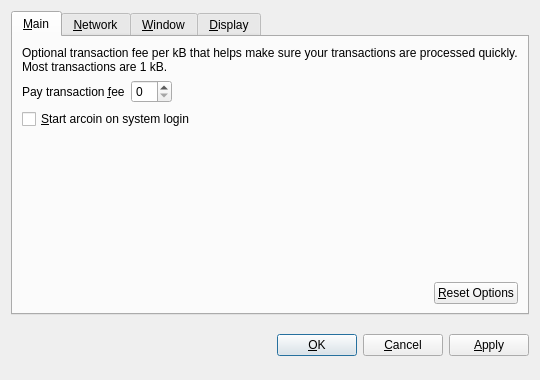
<?xml version="1.0" encoding="UTF-8"?>
<ui version="4.0">
 <class>OptionsDialog</class>
 <widget class="QDialog" name="OptionsDialog">
  <property name="geometry">
   <rect>
    <x>0</x>
    <y>0</y>
    <width>540</width>
    <height>380</height>
   </rect>
  </property>
  <property name="windowTitle">
   <string>Options</string>
  </property>
  <property name="modal">
   <bool>true</bool>
  </property>
  <layout class="QVBoxLayout" name="verticalLayout">
   <item>
    <widget class="QTabWidget" name="tabWidget">
     <property name="tabPosition">
      <enum>QTabWidget::North</enum>
     </property>
     <property name="currentIndex">
      <number>0</number>
     </property>
     <widget class="QWidget" name="tabMain">
      <attribute name="title">
       <string>&amp;Main</string>
      </attribute>
      <layout class="QVBoxLayout" name="verticalLayout_Main">
       <item>
        <widget class="QLabel" name="transactionFeeInfoLabel">
         <property name="text">
          <string>Optional transaction fee per kB that helps make sure your transactions are processed quickly. Most transactions are 1 kB.</string>
         </property>
         <property name="textFormat">
          <enum>Qt::PlainText</enum>
         </property>
         <property name="wordWrap">
          <bool>true</bool>
         </property>
        </widget>
       </item>
       <item>
        <layout class="QHBoxLayout" name="horizontalLayout_1_Main">
         <item>
          <widget class="QLabel" name="transactionFeeLabel">
           <property name="text">
            <string>Pay transaction &amp;fee</string>
           </property>
           <property name="textFormat">
            <enum>Qt::PlainText</enum>
           </property>
           <property name="buddy">
            <cstring>transactionFee</cstring>
           </property>
          </widget>
         </item>
         <item>
          <widget class="BitcoinAmountField" name="transactionFee"/>
         </item>
         <item>
          <spacer name="horizontalSpacer_1_Main">
           <property name="orientation">
            <enum>Qt::Horizontal</enum>
           </property>
           <property name="sizeHint" stdset="0">
            <size>
             <width>40</width>
             <height>20</height>
            </size>
           </property>
          </spacer>
         </item>
        </layout>
       </item>
       <item>
        <widget class="QCheckBox" name="bitcoinAtStartup">
         <property name="toolTip">
          <string>Automatically start arcoin after logging in to the system.</string>
         </property>
         <property name="text">
          <string>&amp;Start arcoin on system login</string>
         </property>
        </widget>
       </item>
       <item>
        <spacer name="verticalSpacer_Main">
         <property name="orientation">
          <enum>Qt::Vertical</enum>
         </property>
         <property name="sizeHint" stdset="0">
          <size>
           <width>20</width>
           <height>40</height>
          </size>
         </property>
        </spacer>
       </item>
       <item>
        <layout class="QHBoxLayout" name="horizontalLayout_2_Main">
         <item>
          <spacer name="horizontalSpacer_2_Main">
           <property name="orientation">
            <enum>Qt::Horizontal</enum>
           </property>
           <property name="sizeHint" stdset="0">
            <size>
             <width>40</width>
             <height>20</height>
            </size>
           </property>
          </spacer>
         </item>
         <item>
          <widget class="QPushButton" name="resetButton">
           <property name="toolTip">
            <string>Reset all client options to default.</string>
           </property>
           <property name="text">
            <string>&amp;Reset Options</string>
           </property>
           <property name="autoDefault">
            <bool>false</bool>
           </property>
          </widget>
         </item>
        </layout>
       </item>
      </layout>
     </widget>
     <widget class="QWidget" name="tabNetwork">
      <attribute name="title">
       <string>&amp;Network</string>
      </attribute>
      <layout class="QVBoxLayout" name="verticalLayout_Network">
       <item>
        <widget class="QCheckBox" name="mapPortUpnp">
         <property name="toolTip">
          <string>Automatically open the arcoin client port on the router. This only works when your router supports UPnP and it is enabled.</string>
         </property>
         <property name="text">
          <string>Map port using &amp;UPnP</string>
         </property>
        </widget>
       </item>
       <item>
        <widget class="QCheckBox" name="connectSocks">
         <property name="toolTip">
          <string>Connect to the arcoin network through a SOCKS proxy (e.g. when connecting through Tor).</string>
         </property>
         <property name="text">
          <string>&amp;Connect through SOCKS proxy:</string>
         </property>
        </widget>
       </item>
       <item>
        <layout class="QHBoxLayout" name="horizontalLayout_Network">
         <item>
          <widget class="QLabel" name="proxyIpLabel">
           <property name="text">
            <string>Proxy &amp;IP:</string>
           </property>
           <property name="textFormat">
            <enum>Qt::PlainText</enum>
           </property>
           <property name="buddy">
            <cstring>proxyIp</cstring>
           </property>
          </widget>
         </item>
         <item>
          <widget class="QValidatedLineEdit" name="proxyIp">
           <property name="maximumSize">
            <size>
             <width>140</width>
             <height>16777215</height>
            </size>
           </property>
           <property name="toolTip">
            <string>IP address of the proxy (e.g. 127.0.0.1)</string>
           </property>
          </widget>
         </item>
         <item>
          <widget class="QLabel" name="proxyPortLabel">
           <property name="text">
            <string>&amp;Port:</string>
           </property>
           <property name="textFormat">
            <enum>Qt::PlainText</enum>
           </property>
           <property name="buddy">
            <cstring>proxyPort</cstring>
           </property>
          </widget>
         </item>
         <item>
          <widget class="QLineEdit" name="proxyPort">
           <property name="maximumSize">
            <size>
             <width>55</width>
             <height>16777215</height>
            </size>
           </property>
           <property name="toolTip">
            <string>Port of the proxy (e.g. 9050)</string>
           </property>
          </widget>
         </item>
         <item>
          <widget class="QLabel" name="socksVersionLabel">
           <property name="text">
            <string>SOCKS &amp;Version:</string>
           </property>
           <property name="textFormat">
            <enum>Qt::PlainText</enum>
           </property>
           <property name="buddy">
            <cstring>socksVersion</cstring>
           </property>
          </widget>
         </item>
         <item>
          <widget class="QValueComboBox" name="socksVersion">
           <property name="toolTip">
            <string>SOCKS version of the proxy (e.g. 5)</string>
           </property>
          </widget>
         </item>
         <item>
          <spacer name="horizontalSpacer_Network">
           <property name="orientation">
            <enum>Qt::Horizontal</enum>
           </property>
           <property name="sizeHint" stdset="0">
            <size>
             <width>40</width>
             <height>20</height>
            </size>
           </property>
          </spacer>
         </item>
        </layout>
       </item>
       <item>
        <spacer name="verticalSpacer_Network">
         <property name="orientation">
          <enum>Qt::Vertical</enum>
         </property>
         <property name="sizeHint" stdset="0">
          <size>
           <width>20</width>
           <height>40</height>
          </size>
         </property>
        </spacer>
       </item>
      </layout>
     </widget>
     <widget class="QWidget" name="tabWindow">
      <attribute name="title">
       <string>&amp;Window</string>
      </attribute>
      <layout class="QVBoxLayout" name="verticalLayout_Window">
       <item>
        <widget class="QCheckBox" name="minimizeToTray">
         <property name="toolTip">
          <string>Show only a tray icon after minimizing the window.</string>
         </property>
         <property name="text">
          <string>&amp;Minimize to the tray instead of the taskbar</string>
         </property>
        </widget>
       </item>
       <item>
        <widget class="QCheckBox" name="minimizeOnClose">
         <property name="toolTip">
          <string>Minimize instead of exit the application when the window is closed. When this option is enabled, the application will be closed only after selecting Quit in the menu.</string>
         </property>
         <property name="text">
          <string>M&amp;inimize on close</string>
         </property>
        </widget>
       </item>
       <item>
        <spacer name="verticalSpacer_Window">
         <property name="orientation">
          <enum>Qt::Vertical</enum>
         </property>
         <property name="sizeHint" stdset="0">
          <size>
           <width>20</width>
           <height>40</height>
          </size>
         </property>
        </spacer>
       </item>
      </layout>
     </widget>
     <widget class="QWidget" name="tabDisplay">
      <attribute name="title">
       <string>&amp;Display</string>
      </attribute>
      <layout class="QVBoxLayout" name="verticalLayout_Display">
       <item>
        <layout class="QHBoxLayout" name="horizontalLayout_1_Display">
         <item>
          <widget class="QLabel" name="langLabel">
           <property name="text">
            <string>User Interface &amp;language:</string>
           </property>
           <property name="textFormat">
            <enum>Qt::PlainText</enum>
           </property>
           <property name="buddy">
            <cstring>lang</cstring>
           </property>
          </widget>
         </item>
         <item>
          <widget class="QValueComboBox" name="lang">
           <property name="toolTip">
            <string>The user interface language can be set here. This setting will take effect after restarting arcoin.</string>
           </property>
          </widget>
         </item>
        </layout>
       </item>
       <item>
        <layout class="QHBoxLayout" name="horizontalLayout_2_Display">
         <item>
          <widget class="QLabel" name="unitLabel">
           <property name="text">
            <string>&amp;Unit to show amounts in:</string>
           </property>
           <property name="textFormat">
            <enum>Qt::PlainText</enum>
           </property>
           <property name="buddy">
            <cstring>unit</cstring>
           </property>
          </widget>
         </item>
         <item>
          <widget class="QValueComboBox" name="unit">
           <property name="toolTip">
            <string>Choose the default subdivision unit to show in the interface and when sending coins.</string>
           </property>
          </widget>
         </item>
        </layout>
       </item>
       <item>
        <widget class="QCheckBox" name="displayAddresses">
         <property name="toolTip">
          <string>Whether to show arcoin addresses in the transaction list or not.</string>
         </property>
         <property name="text">
          <string>&amp;Display addresses in transaction list</string>
         </property>
        </widget>
       </item>
       <item>
        <spacer name="verticalSpacer_Display">
         <property name="orientation">
          <enum>Qt::Vertical</enum>
         </property>
         <property name="sizeHint" stdset="0">
          <size>
           <width>20</width>
           <height>40</height>
          </size>
         </property>
        </spacer>
       </item>
      </layout>
     </widget>
    </widget>
   </item>
   <item>
    <layout class="QHBoxLayout" name="horizontalLayout_Buttons">
     <item>
      <spacer name="horizontalSpacer_1">
       <property name="orientation">
        <enum>Qt::Horizontal</enum>
       </property>
       <property name="sizeHint" stdset="0">
        <size>
         <width>40</width>
         <height>48</height>
        </size>
       </property>
      </spacer>
     </item>
     <item>
      <widget class="QLabel" name="statusLabel">
       <property name="font">
        <font>
         <weight>75</weight>
         <bold>true</bold>
        </font>
       </property>
       <property name="text">
        <string/>
       </property>
       <property name="textFormat">
        <enum>Qt::PlainText</enum>
       </property>
       <property name="wordWrap">
        <bool>true</bool>
       </property>
      </widget>
     </item>
     <item>
      <spacer name="horizontalSpacer_2">
       <property name="orientation">
        <enum>Qt::Horizontal</enum>
       </property>
       <property name="sizeHint" stdset="0">
        <size>
         <width>40</width>
         <height>48</height>
        </size>
       </property>
      </spacer>
     </item>
     <item>
      <widget class="QPushButton" name="okButton">
       <property name="text">
        <string>&amp;OK</string>
       </property>
      </widget>
     </item>
     <item>
      <widget class="QPushButton" name="cancelButton">
       <property name="text">
        <string>&amp;Cancel</string>
       </property>
       <property name="autoDefault">
        <bool>false</bool>
       </property>
      </widget>
     </item>
     <item>
      <widget class="QPushButton" name="applyButton">
       <property name="text">
        <string>&amp;Apply</string>
       </property>
       <property name="autoDefault">
        <bool>false</bool>
       </property>
      </widget>
     </item>
    </layout>
   </item>
  </layout>
 </widget>
 <customwidgets>
  <customwidget>
   <class>BitcoinAmountField</class>
   <extends>QSpinBox</extends>
   <header>bitcoinamountfield.h</header>
  </customwidget>
  <customwidget>
   <class>QValueComboBox</class>
   <extends>QComboBox</extends>
   <header>qvaluecombobox.h</header>
  </customwidget>
  <customwidget>
   <class>QValidatedLineEdit</class>
   <extends>QLineEdit</extends>
   <header>qvalidatedlineedit.h</header>
  </customwidget>
 </customwidgets>
 <resources/>
 <connections/>
</ui>
